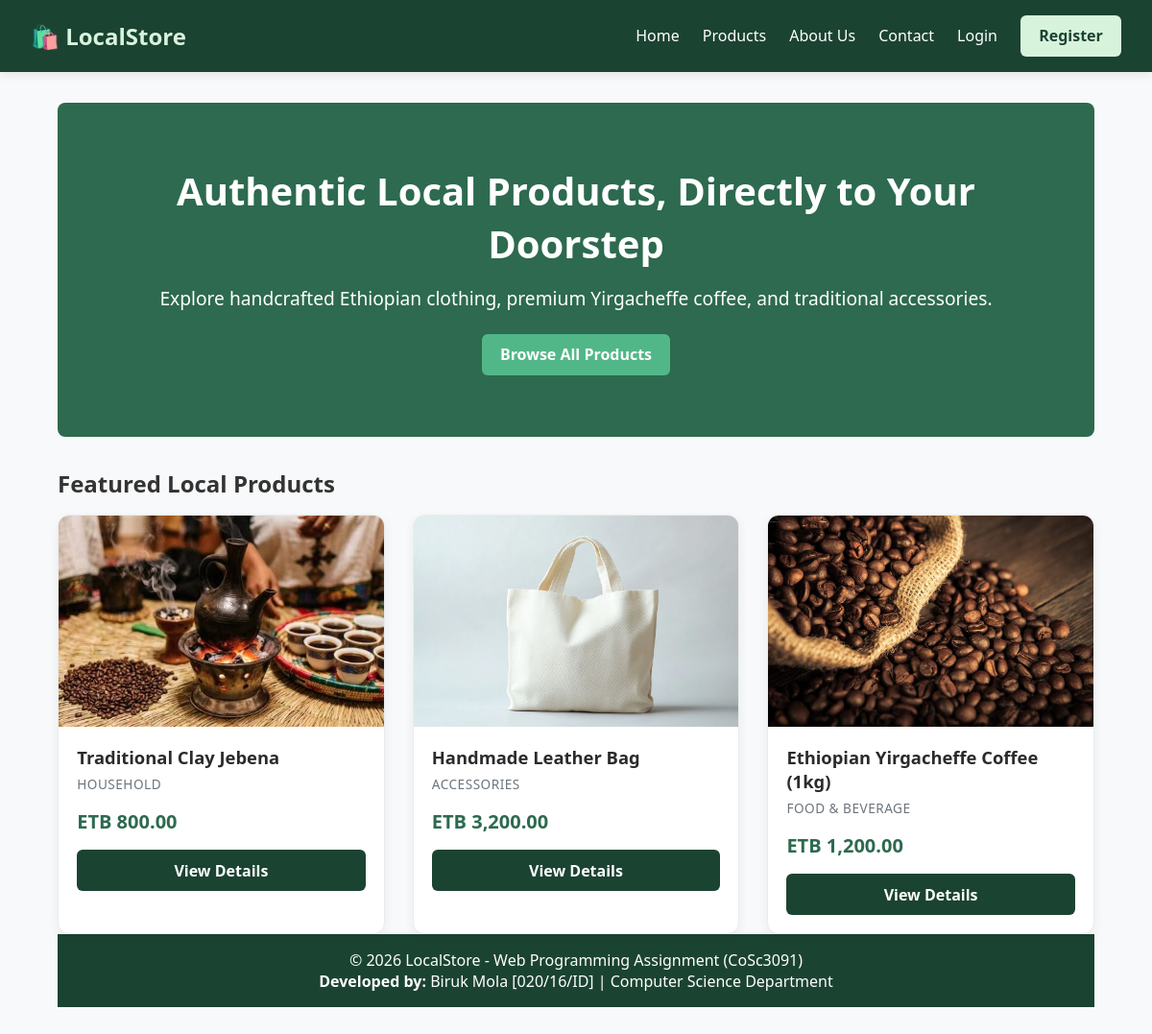
The page / on the database its author committed.
### tables this page shows
CREATE TABLE `products` (
  `id` int(11) NOT NULL,
  `title` varchar(150) NOT NULL,
  `description` text NOT NULL,
  `price` decimal(10,2) NOT NULL,
  `category` varchar(50) NOT NULL,
  `image_url` varchar(255) DEFAULT 'default_product.jpg',
  `created_at` timestamp NOT NULL DEFAULT current_timestamp()
);

### index.php (the view)
<?php
require_once 'db.php';
require_once 'header.php';
try {
    $stmt = $pdo->query("SELECT * FROM products ORDER BY id DESC LIMIT 3");
    $featuredProducts = $stmt->fetchAll();
} catch (PDOException $e) {
    $featuredProducts = [];
}
?>
<section class="hero">
    <div class="hero-content">
        <h1>Authentic Local Products, Directly to Your Doorstep</h1>
        <p>Explore handcrafted Ethiopian clothing, premium Yirgacheffe coffee, and traditional accessories.</p>
        <a href="products.php" class="btn-primary">Browse All Products</a>
    </div>
</section>
<section class="featured-section">
    <h2>Featured Local Products</h2>
    <div class="product-grid">
        <?php if (!empty($featuredProducts)): ?>
            <?php foreach ($featuredProducts as $product): ?>
                <div class="product-card">
                    <img src="images/<?= htmlspecialchars($product['image_url']); ?>" alt="<?= htmlspecialchars($product['title']); ?>" class="product-img">
                    <div class="product-info">
                        <h3><?= htmlspecialchars($product['title']); ?></h3>
                        <p class="category"><?= htmlspecialchars($product['category']); ?></p>
                        <p class="price">ETB <?= number_format($product['price'], 2); ?></p>
                        <a href="product_details.php?id=<?= $product['id']; ?>" class="btn-secondary">View Details</a>
                    </div>
                </div>
            <?php endforeach; ?>
        <?php else: ?>
            <p>No featured products available at the moment.</p>
        <?php endif; ?>
    </div>
</section>
<?php require_once 'footer.php'; ?>

### css/style.css (style rules this page uses)
* { box-sizing: border-box; margin: 0; padding: 0; font-family: 'Segoe UI', Tahoma, Geneva, Verdana, sans-serif; }
body { background-color: #f8f9fa; color: #333; display: flex; flex-direction: column; min-height: 100vh; }
.hero { background-color: #2d6a4f; color: white; padding: 4rem 2rem; text-align: center; border-radius: 8px; margin-bottom: 2rem; }
.hero h1 { font-size: 2.5rem; margin-bottom: 1rem; }
.hero p { font-size: 1.2rem; margin-bottom: 1.5rem; }
.product-grid { display: grid; grid-template-columns: repeat(auto-fit, minmax(280px, 1fr)); gap: 1.8rem; margin-top: 1rem; }
.product-card { background: white; border-radius: 12px; box-shadow: 0 4px 12px rgba(0,0,0,0.06); overflow: hidden; display: flex; flex-direction: column; transition: transform 0.3s ease, box-shadow 0.3s ease; border: 1px solid #e9ecef; }
.product-img { width: 100%; height: 220px; object-fit: cover; background-color: #e9ecef; }
.product-info { padding: 1.2rem; display: flex; flex-direction: column; flex: 1; }
.product-info h3 { margin-bottom: 0.4rem; color: #2b2b2b; font-size: 1.15rem; }
.product-info .category { font-size: 0.85rem; color: #6c757d; margin-bottom: 0.5rem; text-transform: uppercase; letter-spacing: 0.5px; }
.product-info .price { font-size: 1.25rem; font-weight: bold; color: #2d6a4f; margin: 0.5rem 0 1rem 0; }
.btn-primary, .btn-secondary, .btn-register, .btn-logout { display: inline-block; padding: 0.65rem 1.2rem; border-radius: 6px; text-decoration: none; text-align: center; cursor: pointer; font-weight: 600; transition: background-color 0.2s ease; }
.btn-primary { background-color: #52b788; color: white; border: none; }
.btn-secondary { background-color: #1b4332; color: white; border: none; }

### rows shown on the page
products: image_url (picture), title "Traditional Clay Jebena", category "HOUSEHOLD", price "800.00"
products: image_url (picture), title "Handmade Leather Bag", category "ACCESSORIES", price "3,200.00"
products: image_url (picture), title "Ethiopian Yirgacheffe Coffee (1kg)", category "FOOD & BEVERAGE", price "1,200.00"
